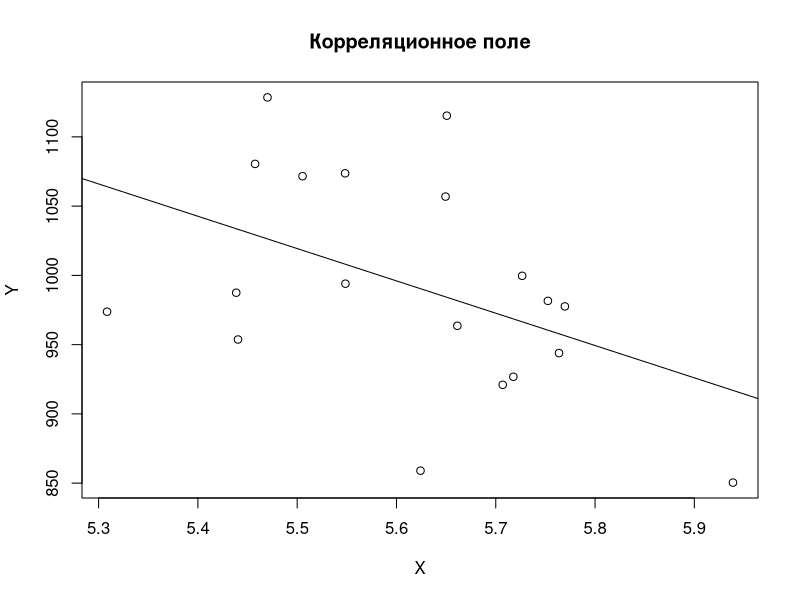

Reproduce this figure in R.
dat <- read.table("input.txt",dec=",")
dat
plot(dat,type="p",main="Корреляционное поле",xlab="X", ylab="Y")
sr <- mean(dat[,1])
sigma <- sd(dat[,1])
rows <- paste0("(", round(sr - (1:3) * sigma, 2), ", ", round(sr + (1:3) * sigma, 2), ")")
tab1 <- rep(0, 3*4)
dim(tab1) <- c(3,4)
tab1<- as.data.frame(tab1)
tab1[,1] = rows
tab1[1,4] = 68.3
tab1[2,4] = 95.4
tab1[3,4] = 99.7
for(i in 1:3){
  counter = 0
  for (variable in dat[,1]) {
    if(sr - i * sigma < variable && sr + i * sigma > variable){
      counter = counter + 1
    }
  }
  tab1[i,2] = counter
  tab1[i,3] = (counter / length(dat[,1])*100)
}
colnames(tab1) = c("Интервалы значений признака фактора",
                   "Число единиц, входящих в интервал",
                   "Удельный вес единиц, входящих в интервал в их общем числе, %",
                   "Удельный вес единиц, входящих в интервал, при нормальном распределении, %")
k = 1 + round(log(length(dat[,1]), 2), 0)
h = (max(dat[,1]) - min(dat[,1])) / k
tab2 = rep(0, k*4)
dim(tab2) = c(k,4)
tab2 = as.data.frame(tab2)
rows2 = paste("(", min(dat[,1]) + (1:k) * h - h, ", ", min(dat[,1]) + (1:k) * h, ")", sep = "")
tab2[,1] = rows2
for(i in 1:(k-1)){
  counter = 0
  sm = 0
  for(j in 1:length(dat[,1])){
    if(min(dat[,1]) + (i - 1) * h <= dat[j,1] && min(dat[,1]) + i * h > dat[j,1]){
      counter = counter + 1
      sm = sm + dat[j,2]
    }
  }
  tab2[i,2] = counter
  tab2[i,3] = sm
}
counter = 0
sm = 0
for(variable in dat[,1]){
  if(min(dat[,1]) + (k - 1) * h <= variable && min(dat[,1]) + k * h >= variable){
    counter = counter + 1
    sm = sm + dat[j,2]
  }
}
tab2[k,2] = counter
tab2[k,3] = sm
for (i in 1:k) {
  tab2[i,4] = tab2[i,3] / tab2[i,2]
}
colnames(tab2) = c("Интервалы", 
                     "Число вариант, попавших в i-ый интервал",
                     "Сумма результирующего фактора i-ого интервала",
                     "Средняя величина результирующего фактора в группе")
r = cor(dat[,1], dat[,2])
r 
t = abs(r) * sqrt((length(dat[,1]) - 2) / (1 - r ^ 2))
t
t_tab = 2.539
x = dat[,1]
y = dat[,2]
lm(y ~ x)
abline(lm(y ~ x))
